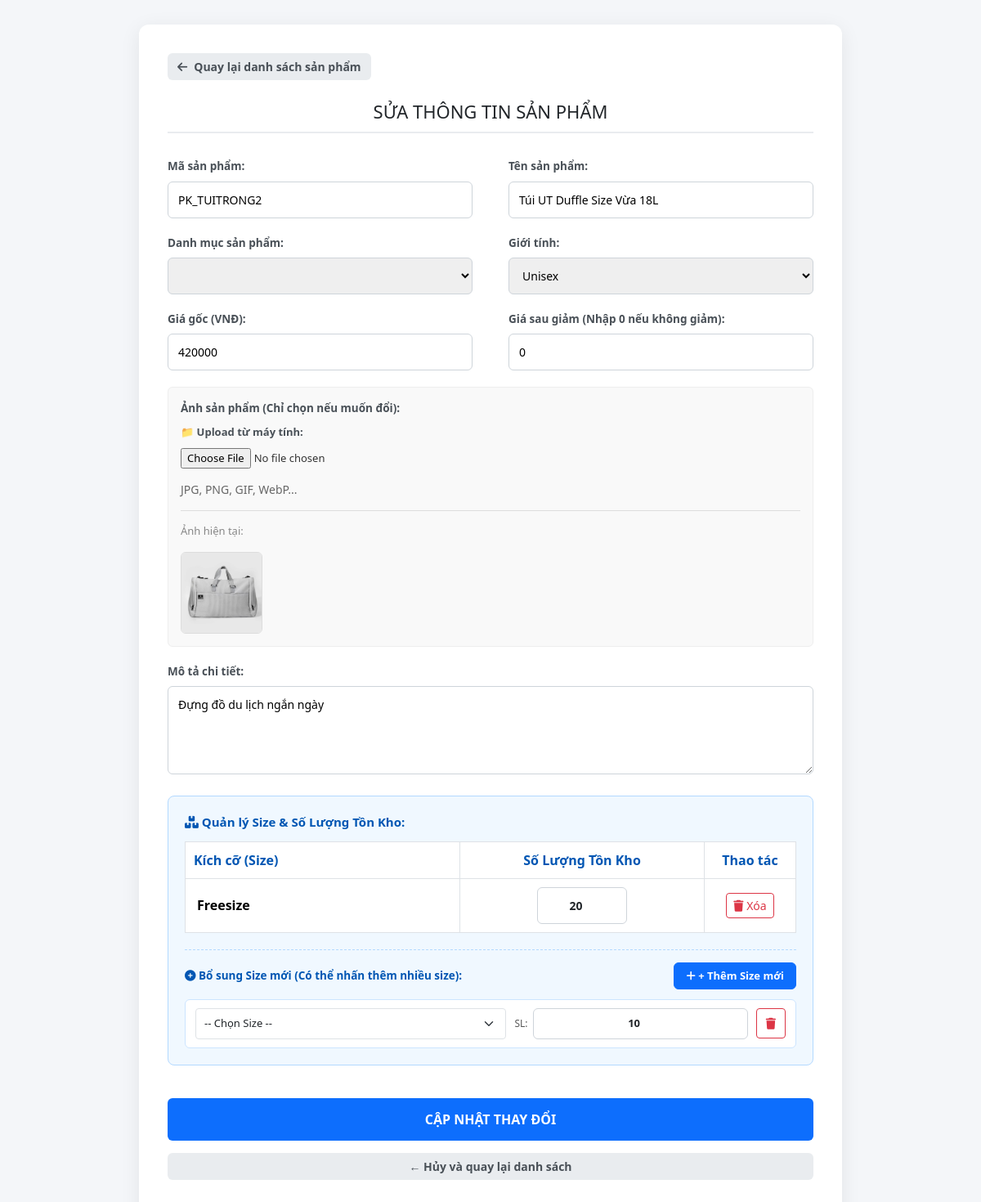
Page /Admin/SuaSanPham.php?id=119 (signed in) on the committed database.
### tables this page shows
CREATE TABLE IF NOT EXISTS `tbl_sanpham` (
  `IdSanPham` int(10) NOT NULL AUTO_INCREMENT,
  `MaSanPham` varchar(20) NOT NULL,
  `TenSanPham` varchar(200) NOT NULL,
  `IdDanhMuc` int(10) NOT NULL,
  `GioiTinh` varchar(20) NOT NULL,
  `HinhAnh` varchar(200) NOT NULL,
  `DonGia` int(10) NOT NULL,
  `TiLeGiamGia` int(4) NOT NULL DEFAULT '0',
  `MoTa` text NOT NULL,
  `LuotMua` int(11) NOT NULL DEFAULT '0',
  `LuotXem` int(11) NOT NULL DEFAULT '0',
  PRIMARY KEY (`IdSanPham`),
  KEY `IdDanhMuc` (`IdDanhMuc`)
);

CREATE TABLE IF NOT EXISTS `tbl_bienthe` (
  `IdBienThe` int(10) NOT NULL AUTO_INCREMENT,
  `IdSanPham` int(10) NOT NULL,
  `MauSac` varchar(50) NOT NULL,
  `KichThuoc` varchar(20) NOT NULL,
  `SoLuong` int(10) NOT NULL DEFAULT '0',
  PRIMARY KEY (`IdBienThe`),
  KEY `IdSanPham` (`IdSanPham`)
);

### Admin/SuaSanPham.php (the view, shortened to what this page needs)
<?php
require_once __DIR__ . '/db.php';
$id = isset($_GET['id']) ? (int)$_GET['id'] : 0;
$sql_get = "SELECT * FROM tbl_sanpham WHERE IdSanPham = $id";
$ket_qua = $ket_noi->query($sql_get);
$sp = $ket_qua->fetch_assoc();
$gia_goc = $sp['DonGia'];
$gia_khuyen_mai = ($sp['TiLeGiamGia'] > 0) ? $gia_goc - ($gia_goc * $sp['TiLeGiamGia'] / 100) : 0;
?>
<!DOCTYPE html>
<html lang="vi">
<head>
    <link rel="stylesheet" href="https://cdnjs.cloudflare.com/ajax/libs/font-awesome/6.0.0/css/all.min.css">
    <link rel="stylesheet" href="https://cdn.jsdelivr.net/npm/bootstrap@5.3.3/dist/css/bootstrap.min.css">
</head>
<body>
<div class="form-container">
    <a href="index.php" class="btn-back"><i class="fa fa-arrow-left"></i> Quay lại danh sách sản phẩm</a>
    <h2>Sửa Thông Tin Sản Phẩm</h2>
    <form action="" method="POST" enctype="multipart/form-data">
        <div class="row">
            <div class="col">
                <label>Mã sản phẩm:</label>
                <input type="text" name="ma_san_pham" value="<?= $sp['MaSanPham'] ?>" required>
            </div>
            <div class="col">
                <label>Tên sản phẩm:</label>
                <input type="text" name="ten_san_pham" value="<?= $sp['TenSanPham'] ?>" required>
            </div>
        </div>
        <div class="row">
            <div class="col">
                <label>Danh mục sản phẩm:</label>
                <select name="id_danh_muc" required>
                </select>
            </div>
            <div class="col">
                <label>Giới tính:</label>
                <select name="gioi_tinh" required>
                    <option value="Unisex" <?= ($sp['GioiTinh'] == 'Unisex') ? 'selected' : '' ?>>Unisex</option>
                </select>
            </div>
        </div>
        <div class="row">
            <div class="col">
                <label>Giá gốc (VNĐ):</label>
                <input type="number" name="gia_goc" value="<?= $sp['DonGia'] ?>" required>
            </div>
            <div class="col">
                <label>Giá sau giảm (Nhập 0 nếu không giảm):</label>
                <input type="number" name="gia_khuyen_mai" value="<?= $gia_khuyen_mai ?>">
            </div>
        </div>
        <div class="form-group" style="background: #f9f9f9; padding: 15px; border-radius: 6px; border: 1px solid #eee;">
            <label style="font-weight: bold; margin-bottom: 10px; display: block;">Ảnh sản phẩm (Chỉ chọn nếu muốn đổi):</label>
            <label style="font-size: 13px; font-weight: 600;">📁 Upload từ máy tính:</label>
            <input type="file" name="hinh_anh" accept="image/*" style="font-size: 13px; width: 100%; margin-bottom: 15px;">
            <small style="color: #666; display: block; margin-bottom: 15px;">JPG, PNG, GIF, WebP...</small>
            <div style="margin-top: 15px; padding-top: 15px; border-top: 1px solid #ddd;">
                <div style="font-size: 13px; color: #888; margin-bottom: 5px;">Ảnh hiện tại:</div>
                <img src="../TrangTin/<?= str_replace(' ', '%20', $sp['HinhAnh']) ?>" class="img-preview" alt="Ảnh hiện tại">
            </div>
        </div>
        <div class="form-group">
            <label>Mô tả chi tiết:</label>
            <textarea name="mo_ta" rows="4"><?= $sp['MoTa'] ?></textarea>
        </div>
        <div class="form-group" style="background: #f0f8ff; padding: 20px; border-radius: 8px; border: 1px solid #b3d9ff;">
            <label style="font-weight: bold; font-size: 15px; color: #0056b3; margin-bottom: 12px; display: block;">
                <i class="fa fa-boxes"></i> Quản lý Size & Số Lượng Tồn Kho:
            </label>
            <table class="table table-bordered table-hover" style="background: #fff; width: 100%; margin-top: 10px;">
                <thead>
                    <tr style="background: #e7f3ff;">
                        <th style="padding: 10px; text-align: left; color: #0056b3; width: 45%;">Kích cỡ (Size)</th>
                        <th style="padding: 10px; text-align: center; color: #0056b3; width: 40%;">Số Lượng Tồn Kho</th>
                        <th style="padding: 10px; text-align: center; color: #0056b3; width: 15%;">Thao tác</th>
                    </tr>
                </thead>
                <tbody id="existing-sizes-body">
                    <?php
                    $sql_sizes = "SELECT KichThuoc, SoLuong FROM tbl_bienthe WHERE IdSanPham = $id
                                  ORDER BY
                                      CASE UPPER(TRIM(KichThuoc))
                                          WHEN '3XS' THEN 1 WHEN '2XS' THEN 2 WHEN 'XS' THEN 3
                                          WHEN 'S' THEN 4 WHEN 'M' THEN 5 WHEN 'L' THEN 6
                                          WHEN 'XL' THEN 7 WHEN '2XL' THEN 8 WHEN 'XXL' THEN 9
                                          WHEN '3XL' THEN 10 WHEN 'XXXL' THEN 11 WHEN '4XL' THEN 12 WHEN '5XL' THEN 13
                                          WHEN 'FREESIZE' THEN 99 ELSE 50
                                      END, CAST(KichThuoc AS UNSIGNED) ASC, KichThuoc ASC";
                    $result_sizes = $ket_noi->query($sql_sizes);
                    if ($result_sizes && $result_sizes->num_rows > 0) {
                        while ($size_row = $result_sizes->fetch_assoc()) {
                            $size = htmlspecialchars($size_row['KichThuoc']);
                            $qty = (int)$size_row['SoLuong'];
                            echo '<tr id="size-row-' . md5($size) . '">';
                            echo '<td style="padding: 10px 14px; font-weight: 600; vertical-align: middle;">' . $size . '</td>';
                            echo '<td style="padding: 10px 14px; text-align: center;">';
                            echo '<input type="number" name="quantities[' . $size . ']" value="' . $qty . '" min="0" class="form-control" style="width: 110px; margin: 0 auto; text-align: center; font-weight: bold;">';
                            echo '</td>';
                            echo '<td style="padding: 10px 14px; text-align: center; vertical-align: middle;">';
                            echo '<button type="button" class="btn btn-outline-danger btn-sm" onclick="markDeleteSize(this, \'' . addslashes($size) . '\')" title="Xóa size này"><i class="fa fa-trash"></i> Xóa</button>';
                            echo '</td>';
                            echo '</tr>';
                        }
                    } else {
                        echo '<tr id="no-size-row"><td colspan="3" style="padding: 15px; text-align: center; color: #999;">Sản phẩm này chưa có size nào</td></tr>';
                    }
                    ?>
                </tbody>
            </table>
            <div style="margin-top: 20px; padding-top: 15px; border-top: 1px dashed #b3d9ff;">
                <div style="display: flex; justify-content: space-between; align-items: center; margin-bottom: 12px; flex-wrap: wrap; gap: 8px;">
                    <label style="font-size: 13.5px; font-weight: 700; color: #0056b3; margin: 0;">
                        <i class="fa fa-plus-circle"></i> Bổ sung Size mới (Có thể nhấn thêm nhiều size):
                    </label>
                    <button type="button" class="btn btn-sm btn-primary" onclick="addNewSizeRow()" style="font-size: 13px; font-weight: 600; padding: 6px 14px; border-radius: 6px;">
                        <i class="fa fa-plus"></i> + Thêm Size mới
                    </button>
                </div>
                <div id="new-sizes-container" style="display: flex; flex-direction: column; gap: 10px;">
                </div>
            </div>
        </div>
        <button type="submit" class="btn-submit">CẬP NHẬT THAY ĐỔI</button>
        <a href="index.php" class="btn-back" style="display: block; text-align: center; margin-top: 15px;">← Hủy và quay lại danh sách</a>
    </form>
</div>
</body>
</html>

### Admin/SuaSanPham.php (style rules this page uses)
*, *::before, *::after { box-sizing: border-box; }
body { font-family: 'Segoe UI', Arial, sans-serif; background: #f4f6f9; padding: 30px 15px; margin: 0; color: #333; }
.form-container { background: #fff; padding: 35px; border-radius: 12px; max-width: 860px; margin: 0 auto; box-shadow: 0 5px 25px rgba(0,0,0,0.08); width: 100%; }
h2 { text-align: center; margin-top: 0; margin-bottom: 30px; text-transform: uppercase; color: #212529; border-bottom: 2px solid #e9ecef; padding-bottom: 12px; font-size: 22px; }
.row { display: flex; gap: 20px; margin-bottom: 20px; flex-wrap: wrap; }
.col { flex: 1; min-width: 200px; }
.form-group { margin-bottom: 20px; }
label { display: block; font-weight: 600; margin-bottom: 8px; font-size: 13.5px; color: #495057; }
input[type="text"], input[type="number"], select, textarea { width: 100%; padding: 11px 12px; border: 1px solid #ced4da; border-radius: 6px; box-sizing: border-box; font-size: 14px; }
.btn-submit { background: #0d6efd; color: white; padding: 14px; border: none; border-radius: 6px; width: 100%; font-size: 16px; font-weight: bold; cursor: pointer; transition: 0.2s; margin-top: 20px; }
.btn-back { display: inline-flex; align-items: center; gap: 8px; color: #495057; text-decoration: none; font-weight: 600; margin-bottom: 25px; font-size: 14px; padding: 6px 12px; background: #e9ecef; border-radius: 6px; transition: 0.2s; }
.img-preview { width: 100px; height: 100px; object-fit: cover; border-radius: 6px; border: 1px solid #ddd; margin-top: 10px; }

### rows in the picture
tbl_sanpham: ma_san_pham "PK_TUITRONG2", ten_san_pham "Túi UT Duffle Size Vừa 18L", gioi_tinh "Unisex", gia_goc "420000", gia_khuyen_mai "0", HinhAnh (picture), mo_ta "Đựng đồ du lịch ngắn ngày"
tbl_bienthe: KichThuoc "Freesize", SoLuong "20"
